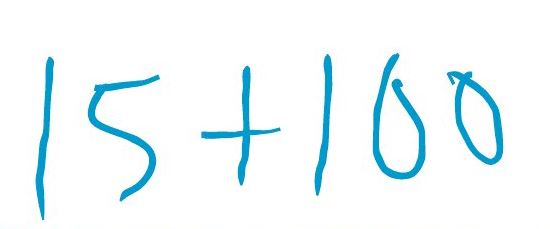
#> input picture Handwritten equation processing/15plus100.JPG, 550 x 229 px, given in place of 7+3.png, which was not available
$ jupyter execute --allow-errors 'Processing handwritten equation.ipynb'   (shell and % lines are left out)   (text cells are left out)
#> lines starting #> are read from the running program, lines starting #| are printed output that depends on the picture; after the words box and inside, x2 and y2 are one past the last pixel; in counts of white or black regions, pixels touching at a corner belong together; pictures that were not available may be replaced by others from this repository, and a replacement may not be noted
[cell 1]
import numpy as np
import tensorflow as tf
import cv2 as cv
import matplotlib.pyplot as plt
from datetime import datetime

[cell 2]
image = cv.imread('7+3.png')
#> image is the input picture: shape (229, 550, 3); mean B, G, R 250.4, 247.9, 238.4
untitled = cv.imread('sdfasf.jpg')
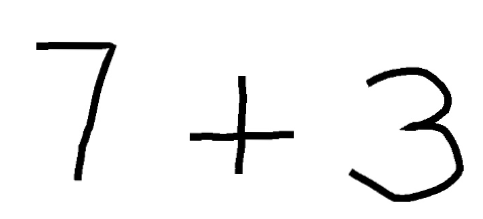
#> input picture Handwritten equation processing/sevenplusthree.png, 483 x 219 px, given in place of sdfasf.jpg, which was not available
#> untitled is the input picture: shape (219, 483, 3); min 0, max 255, mean 241.6
image_working_copy = image.copy()

[cell 3]
plt.imshow(image)

[cell 4]
plt.imshow(untitled)

[cell 5]
imgray = cv.cvtColor(image_working_copy, cv.COLOR_BGR2GRAY)
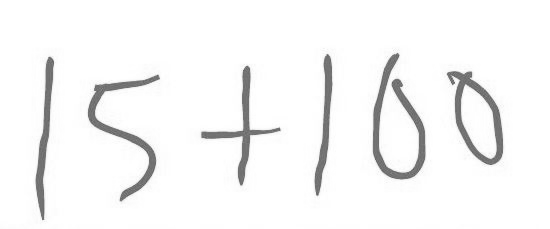
#> imgray: shape (229, 550); min 87, max 255, mean 245.3
ret, thresh = cv.threshold(imgray, 100, 255, 0)
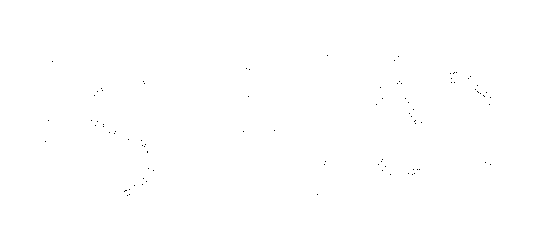
#> thresh: shape (229, 550); 99.9% white; black in thin lines or dots, all inside (x1, y1, x2, y2) = (45, 55, 491, 196)
contours, hierarchy = cv.findContours(thresh, cv.RETR_TREE, cv.CHAIN_APPROX_SIMPLE)
#> contours = 94 contours, 93 with area under 20; largest, box (x1, y1, x2, y2) and area: (0, 0, 550, 229) 125172

[cell 6]
plt.imshow(thresh, cmap = 'gray')

[cell 7]
image_with_contours = cv.drawContours(image_working_copy, contours, -1, (0,255,0), 3)
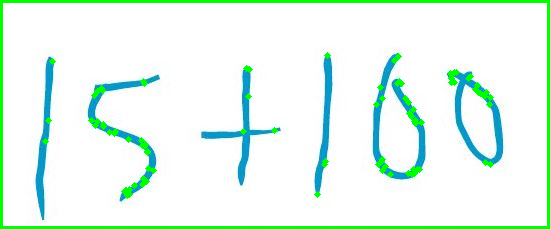
#> image_with_contours: shape (229, 550, 3); mean B, G, R 237.8, 249.1, 227.9

plt.imshow(image_with_contours)

[cell 8]
def find_contours(path):
    """
    Finds all contours in a given picture.
    Args:
        path (str): path to image
    Returns:
        contours: Detected contours. Each contour is stored as a vector of points.
        hierarchy: Optional output vector, containing information about the image topology.
    """
#> called with path = 'sdfasf.jpg'
    img = cv.imread(path)
    imgray = cv.cvtColor(img, cv.COLOR_BGR2GRAY)
#> imgray: shape (219, 483)
    ret, thresh = cv.threshold(imgray, 100, 255, 0)
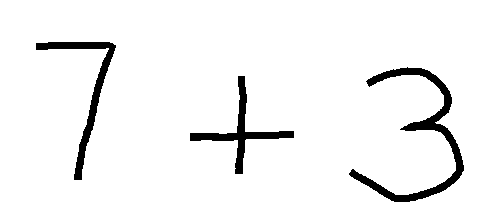
#> thresh: shape (219, 483); 94.9% white; 3 black regions
    return cv.findContours(
        thresh, cv.RETR_TREE, cv.CHAIN_APPROX_SIMPLE)

[cell 9]
contours, hierarchy = find_contours('sdfasf.jpg')
#> contours = 4 contours; box (x1, y1, x2, y2) and area: (0, 0, 483, 219) 105076, (348, 66, 465, 203) 2774, (35, 41, 117, 181) 1738, (189, 75, 295, 175) 1616

[cell 10]
# create list of tuples
boundingRects = [cv.boundingRect(contour) for contour in contours]
#> boundingRects = [(0, 0, 483, 219), (189, 75, 106, 100), (348, 66, 117, 137), (35, 41, 82, 140)]

[cell 11]
# sort list of tuples by first element (which is x coordinate), that way we get bounding boxes in right order
boundingRects.sort()

[cell 12]
#check
boundingRects = boundingRects[1:]
#> boundingRects = [(35, 41, 82, 140), (189, 75, 106, 100), (348, 66, 117, 137)]

boundingRects
#> Out has the same summary as boundingRects

#> (a cell that did not finish here is left out)

#> (a cell that did not finish here is left out)

#> (a cell that did not finish here is left out)

#> (a cell that did not finish here is left out)

#> (a cell that did not finish here is left out)

#> (a cell that did not finish here is left out)

[cell 19]
def overlapping_axes(coord1, delta1, coord2, delta2):
    """Checks wether 2 bounding boxes overlap over given axes
    Args:
        coord1 (int): start coordinate of axes for first bounding box
        delta1 (int): size of first bounding box along axes
        coord2 (int): coordinate of start axes for second bounding box
        delta2 (int): size of second bounding box along axes
    Returns:
        bool: true if they overlap else false
    """
    if coord1 <= coord2 + delta2 and coord1 >= coord2:
        return True
    if coord1 + delta1 <= coord2 + delta2 and coord1 + delta1 >= coord2:
        return True
    if coord2 <= coord1 + delta1 and coord2 >= coord1:
        return True
    if coord2 + delta2 <= coord1 + delta1 and coord2 + delta2 >= coord1:
        return True

    return False

[cell 20]
def remove_overlapping_bounding_boxes(boundingRects):
    """Finds all contours and chooses ones that best contour given characters.
    Args:
        boundingRects (list): list of bounding boxes to check and remove if overlapping
    Returns:
        list: list of bounding boxes for filtered contours
    """

    # If 2 bounding boxes are overlapping, take the bigger one
    for i in range(len(boundingRects)):
        if boundingRects[i] is None:
            continue
        for j in range(i + 1, len(boundingRects)):
            if boundingRects[j] is None:
                continue
            x1, y1, width1, height1 = boundingRects[i]
            x2, y2, width2, height2 = boundingRects[j]

            if overlapping_axes(x1, width1, x2, width2) and overlapping_axes(y1, height1, y2, height2):
                if width1 * height1 > width2 * height2:
                    boundingRects[j] = None
                else:
                    boundingRects[i] = None
                    break

    return [bounding for bounding in boundingRects if bounding is not None]

[cell 21]
def check_exponent(bounding_boxes):
    """Checks difference between vertical coordinate y among two bounding boxes.
    Args:
        bounding_boxes (list): bounding box to be used for comparison
    Returns:
        boolean: True if according to a condition exponent is recognized. Otherwise returns False."""

    main_anchor = bounding_boxes[0][1] + bounding_boxes[0][3]
    remaining_anchors = [bounding_box[1]+bounding_box[3] for bounding_box in bounding_boxes[1:]]

    mask = []

    is_exponent = None
    delta_y = None

    for anchor in remaining_anchors:
        delta_y = main_anchor - anchor

        if delta_y > 70:
            is_exponent = True
        else:
            is_exponent = False

        mask.append(is_exponent)

    return mask

[cell 22]
def crop_bounding_box(image, bounding_boxes):
    """Crops images given their bounding boxes
    Args:
        image (np.ndarray): np.ndarray representation of the image
        bounding_boxes (list): bounding box to be used for cropping
    Returns:
        np.ndarray: np.ndarray representation of the cropped image
    """
    cropped_images = list()

    for i in range(0, len(bounding_boxes)):
        x, y, w, h = bounding_boxes[i]
        cropped_image = image[(y-10):(y+h+10), (x-10):(x+w+10)]
        cropped_images.append(cropped_image)
#> this loop made 3 passes
#> pass 1, in crop_bounding_box, `cropped_image = image[(y-10):(y+h+10), (x-10):(x+w+10)]`:
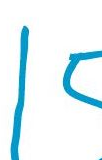
#> cropped_image: shape (160, 102, 3); mean B, G, R 247.8, 243.7, 228.6
#> after the loop, cropped_images = 3 items

    return cropped_images

[cell 23]
cropped_imgs = crop_bounding_box(image, boundingRects)
#> cropped_imgs = 3 items

[cell 24]
plt.imshow(cropped_imgs[2])

[cell 25]
# define a function that will resize images to predetermined standard size, which is 150x150 in our case

def resize_images(images_list, pixels_height = 150, pixels_width = 150):
    """This function resizes all images in the given input list to desired
    pixels height and pixels width.

    Args:
        images_list (list): List of images in .
        pixels_height (int): Desired height of the resized image in pixels.
        pixels_width (int): Desired width of the resized image in pixels.
    Returns:
        resized_imgs (list): List of resized images.
    """
#> called with pixels_height = 150, pixels_width = 150
    resized_imgs = []

    for image in images_list:
        try:
            resized_image = cv.resize(image, (pixels_height, pixels_width))
            resized_imgs.append(resized_image)
        except:
            break
#> this loop made 3 passes
#> after the loop, resized_imgs = 3 items

    return resized_imgs

[cell 26]
resized_images = resize_images(cropped_imgs)
#> resized_images = 3 items

[cell 27]
def plot_imgs(imgs_list):
    """This function plots images from a list on a grid.

    Args:
        imgs_list (list): List of images.
    """

    imgs_no = len(imgs_list)
    img_count = 0

    fig, axes = plt.subplots(nrows = 1, ncols = imgs_no, figsize = (10,10))

    for i in range(imgs_no):
        if img_count <= imgs_no:
            axes[i].imshow(imgs_list[img_count])
            img_count+=1

[cell 28]
resized_images_array = np.array(resized_images)

# check for expected output
resized_images_array.shape
#> Out = (3, 150, 150, 3)

[cell 29]
plt.imshow(resized_images[2])

[cell 30]
def save_array(numpy_array):
    """This function saves numpy array to a .npy file.

    Args:
        numpy_array (ndarray): Array to save in the form of .npy file.
    """
    np.save(r'output\output_array_{}.npy'.format(datetime.now().strftime("%d_%m_%Y_%H%M%S")), numpy_array)

[cell 31]
save_array(resized_images_array)

[cell 32]
"""define a pipeline function that takes all necessary steps to proceess handwritten equation picture
and prepares it for model prediction"""

def equation_image_preprocess_pipeline(image_path):
#> called with image_path = '24-23.jpg'
    print('Processing started!')

    image = cv.imread(image_path)

    # find all conours in a given picture
    print('Extracting contours from the image!...')
    contours, hierarchy = find_contours(image_path)
    print('Contours extracted!...')

    # create list of bounding boxes (list of tuples)
    print('Creating bounding boxes around contours!...')
    boundingBoxes = [cv.boundingRect(contour) for contour in contours]
#> boundingBoxes = [(0, 0, 483, 219), (189, 75, 106, 100), (348, 66, 117, 137), (35, 41, 82, 140)]

    # sort list of bounding boxes by first element of tuples (which is x coordinate)
    boundingBoxes.sort()

    # drop first element (bounding box that frames whole image)
    boundingBoxes = boundingBoxes[1:]
#> boundingBoxes has the same summary as boundingRects outside equation_image_preprocess_pipeline

    # remove overlapping bounding boxes
    boundingBoxes_filtered = remove_overlapping_bounding_boxes(boundingBoxes)
#> the loop in remove_overlapping_bounding_boxes, `for i in range(len(boundingRects)):` made 3 passes
#> boundingBoxes_filtered has the same summary as boundingRects outside equation_image_preprocess_pipeline
    print('Bounding boxes created!...')

    # crop images given their bounding boxes
    print('Cropping images!...')
    cropped_imgs = crop_bounding_box(image, boundingBoxes_filtered)
#> the loop in crop_bounding_box (call 2), `for i in range(0, len(bounding_boxes)):` made 3 passes
#> pass 1, in crop_bounding_box (call 2), `cropped_image = image[(y-10):(y+h+10), (x-10):(x+w+10)]`:
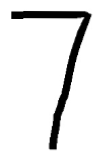
#> cropped_image: shape (160, 102, 3); min 0, max 255, mean 230.5
#> pass 2, in crop_bounding_box (call 2), `cropped_image = image[(y-10):(y+h+10), (x-10):(x+w+10)]`:
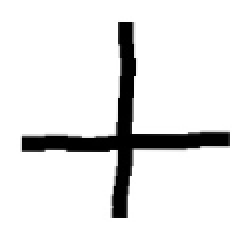
#> cropped_image: shape (120, 126, 3) (shown 2 times larger); min 0, max 255, mean 230.6
#> pass 3, in crop_bounding_box (call 2), `cropped_image = image[(y-10):(y+h+10), (x-10):(x+w+10)]`:
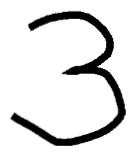
#> cropped_image: shape (157, 137, 3); min 0, max 255, mean 225
#> cropped_imgs = 3 items

    # resize images to right size for prediction
    resized_imgs = resize_images(cropped_imgs)
#> the loop in resize_images (call 2), `for image in images_list:` made 3 passes
#> pass 3, in resize_images (call 2), `resized_image = cv.resize(image, (pixels_height, pixels_width))`:
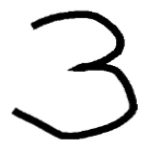
#> resized_image: shape (150, 150, 3); min 0, max 255, mean 225
#> resized_imgs = 3 items
    print('Images resized to right format!...')

    # plot resized images
    print('Plotting images!...')
    plot_imgs(resized_imgs)
#> in plot_imgs, `imgs_no = len(imgs_list)`: imgs_no = 3

    # create an numpy array of resized images
    resized_imgs_array = np.array(resized_imgs)

    # save numpy array to a .npy file
    save_array(resized_imgs_array)
    print('Array of images saved to output! Processing done!')

[cell 33]
# test images paths
img_path_1 = '2+2.jpg'
img_path_2 = '3+8.jpeg'
img_path_3 = '7+3.png'
img_path_4 = '15+100.JPG'
img_path_5 = '87+95.jpg'
img_path_6 = '189+82.jpg'
img_path_7 = '2+35.jpg'
img_path_8 = '24-23.jpg'

[cell 34]
equation_image_preprocess_pipeline(img_path_8)
